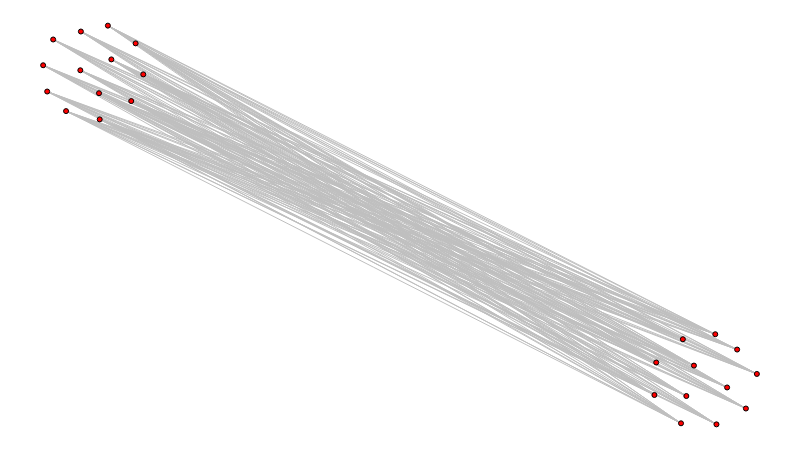

Notebook cell for this chart:
### Markdown cell above
Inversão da visualização:

### Code cell
def inver_show(g):
    cg = nx.complement(g)

    sn.reset_positions(cg)

    for n in g.nodes:
        g.nodes[n]['pos'] = cg.nodes[n]['pos']

    sn.show_graph(g)


inver_show(g)

### Figure 1 — Plotly figure (JSON) as saved in the notebook; plotly's stock layout.template omitted (floating-point values rounded to 4 significant figures; data arrays with more than 128 entries replaced by an {"elided": "..."} marker saying what was removed)
{"data": [{"hoverinfo": "none", "line": {"color": "rgb(191, 191, 191)", "width": 1}, "mode": "lines", "type": "scatter", "uid": "e97242ed-e259-40ca-a9ed-48c59cffaa3f", "x": {"elided": "468 float values"}, "y": {"elided": "468 float values"}}, {"hoverinfo": "none", "marker": {"color": "rgb(255, 0, 0)", "line": {"color": "rgb(0, 0, 0)", "width": 1}, "size": 5}, "mode": "markers+text", "text": [], "textfont": {"color": "rgb(255, 255, 255)"}, "textposition": "middle center", "type": "scatter", "uid": "bb03ebd1-0a18-4351-8d21-f8d20385fd1e", "x": [0.1403, 0.8963, 0.9723, 0.09073, 0.9012, 0.859, 0.8564, 0.0783, 0.005687, 0, 0.9846, 0.07925, 0.9417, 0.9434, 0.01408, 1, 0.03213, 0.05291, 0.1234, 0.8937, 0.9118, 0.9583, 0.1296, 0.05213, 0.09558], "y": [0.8777, 0.2135, 0.1876, 1, 0.07111, 0.1552, 0.07365, 0.8306, 0.8347, 0.9006, 0.03975, 0.7648, 0.2261, 0, 0.9652, 0.1265, 0.7856, 0.9852, 0.8108, 0.00268, 0.1474, 0.09258, 0.9555, 0.888, 0.9153]}], "layout": {"height": 450, "margin": {"b": 0, "l": 0, "r": 0, "t": 0}, "showlegend": false, "width": 800, "xaxis": {"showgrid": false, "showticklabels": false, "zeroline": false}, "yaxis": {"showgrid": false, "showticklabels": false, "zeroline": false}}}
